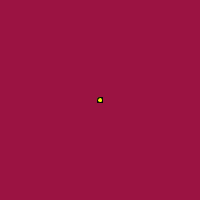
Frame 1 (no input)
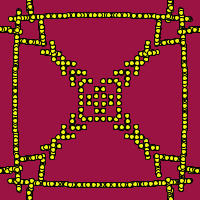
Frame 60 (the mouse pressed at the canvas centre just before this capture)
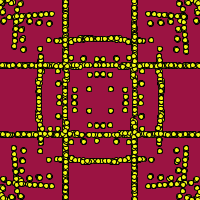
Frame 120 (the mouse held since frame 60 and released just before this capture)

The Processing sketch that drew these frames (run headless with seeded random() and noise(); from frame 60 on, the mouse is pressed at the canvas centre):

// Processing sketch: processing_96195
// ── processing_96195.pde

color bg = color(155,19,66);
color fg = color(240,245,22);
int balls=3000;
int radius = 5;
float x[]=new float[balls], y[]=new float[balls], vx[]=new float[balls], vy[]=new float[balls] ;
 
void setup()
{
  size(200, 200);
  for (int i=0;i<balls;i++)
  {
    x[i] = width/2;
    y[i] = height/2;
    float a = random(TWO_PI);
    vx[i] = cos(a)*5;
    vy[i] = sin(a)*5;
  }
}
 
void draw()
{
  background(bg);
  fill(fg);
  for (int i=0;i<balls;i++)   ellipse(x[i], y[i], radius, radius);
  move();
  collide();
}
 
void move()
{
  float dt = 1;
  for (int i=0;i<balls;i++)
  {
    x[i] += vx[i]*dt;
    y[i] += vy[i]*dt;
  }
}
 
void collide()
{
  for (int i=0;i<balls;i++)
  {
  if ( x[i]<0 || x[i]>width ) vx[i] = -vx[i];
  if ( y[i]<0 || y[i]>height ) vy[i] = -vy[i];
}
}
